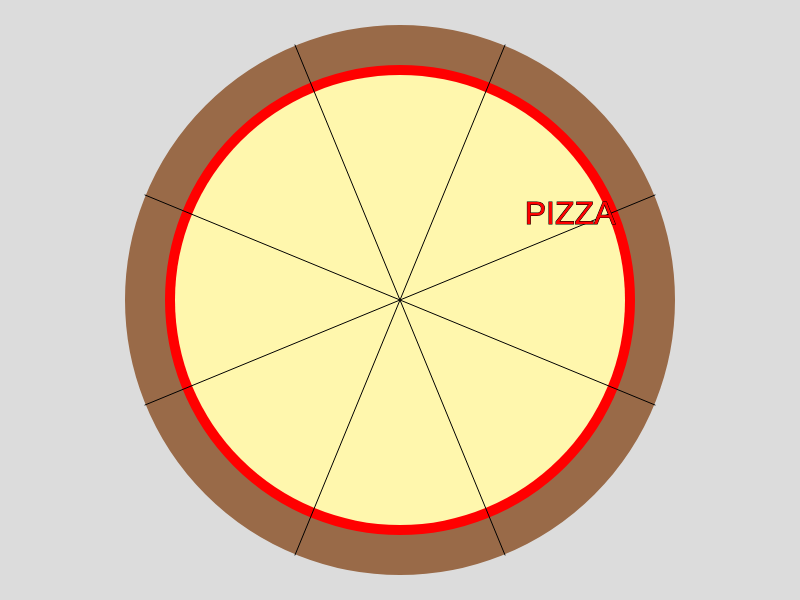
Frame 1 (no input)
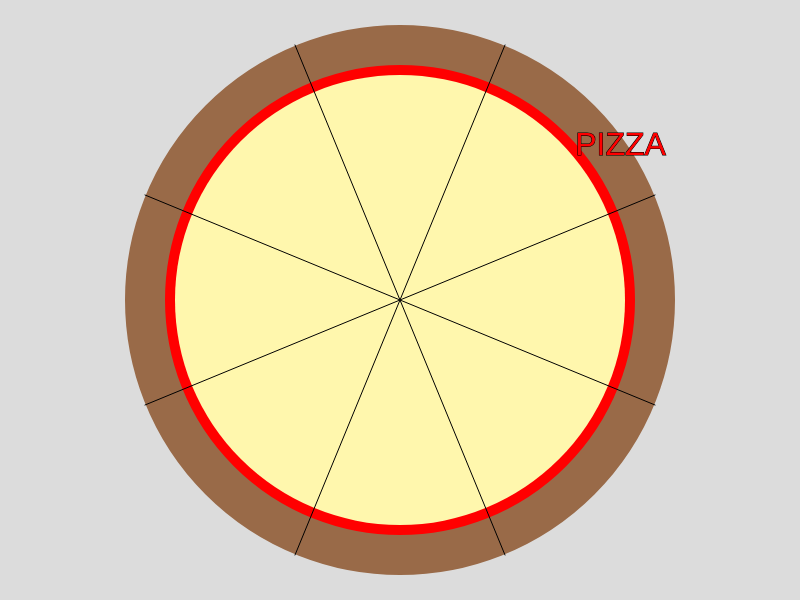
Frame 60 (no input)
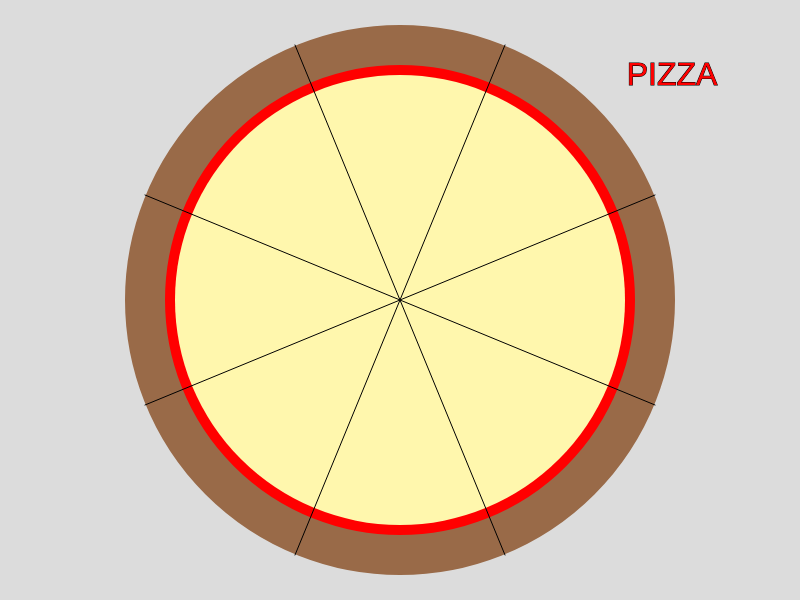
Frame 120 (the mouse pressed at the canvas centre since frame 60)

The p5.js sketch that drew these frames (run headless with seeded random() and noise() and a simulated clock; from frame 60 on, the mouse is pressed at the canvas centre):

// p5.js sketch
// ── sketch.js
var clicks = 0;
var angle;
var r;
var step;
var textcolor = 255;

function setup() {
  createCanvas(800, 600);
  background(220);
  textXspeed = random(-2, 2);
  textYspeed = random(-2, 2);
  textX = random(-400, 300);
  textY = random(-275, 300);
}

function draw() {
  background(220);
  translate(width / 2, height / 2);
  stroke("#996A48");
  fill(255, 0, 0);
  strokeWeight(40);
  circle(0, 0, 510);
  noStroke();
  fill("#FFF7AD");
  circle(0, 0, 450);
  if (clicks % 3 == 1) {
    stroke(0);
    strokeWeight(1);
    fill("#BE0000");
    // Points around a circle adjusted from https://editor.p5js.org/ftobon@heartofla.org/sketches/SkBy9XP97
    //Pepperonis!
    for (x = 0; x < 17; x++) {
      r = 175;
      step = TWO_PI / 16;
      var circx = r * sin(angle);
      var circy = r * cos(angle);
      circle(circx, circy, 75);
      angle = 0 + step * x;
    }
    for (x = 0; x < 9; x++) {
      r = 100;
      step = TWO_PI / 8;
      let circx = r * sin(angle);
      let circy = r * cos(angle);
      circle(circx, circy, 75);
      angle = 0 + step * x;
    }
    circle(0, 0, 75);
  } else if (clicks % 3 == 2) {
    //Margherita!
    stroke("#996A48");
    fill(255, 0, 0);
    strokeWeight(40);
    circle(0, 0, 510);
    noStroke();
    fill("#FFF7AD");
    for (x = 0; x < 8; x++) {
      r = 175;
      step = TWO_PI / 7;
      let circx = r * sin(angle);
      let circy = r * cos(angle);
      circle(circx, circy, 100);
      angle = 0 + step * x;
    }
    for (x = 0; x < 10; x++) {
      r = 100;
      step = TWO_PI / 9;
      let circx = r * sin(angle);
      let circy = r * cos(angle);
      circle(circx, circy, 80);
      angle = 0 + step * x;
    }
    circle(0, 0, 70);
    strokeWeight(5);
    stroke("#146622");
    fill("#146622");
    //Basil!
    strokeCap(ROUND);
    line(30, 30, 15, 15);
    ellipse(40, 30, 45, 10);
    line(-200, -74, -180, -83);
    ellipse(-200, -74, 30, 10);
    line(-173, 84, -160, 100);
    ellipse(-180, 80, 20, 5);
    line(45, -200, 60, -215);
    ellipse(62, -230, 7, 30);
    line(100, -30, 115, -45);
    ellipse(110, -45, 10, 30);
  }
  stroke(0);
  strokeWeight(1);
  line(-105, 255, 105, -255);
  line(255, -105, -255, 105);
  line(-255, -105, 255, 105);
  line(105, 255, -105, -255);
  //bouncing pizza text
  textSize(32);
  fill(textcolor, 0, 0);
  text("PIZZA", textX, textY);
  if (-401 < textX && textX < 310) {
    textX += textXspeed;
  } else {
    print("test");
    textXspeed = -textXspeed;
    textX += textXspeed;
  }
  if (-276 < textY && textY < 300) {
    textY += textYspeed;
  } else {
    textYspeed = -textYspeed;
    textY += textYspeed;
  }
}

function mouseClicked() {
  clicks++;
}

function keyPressed() {
  textcolor = millis() % 250;
}
